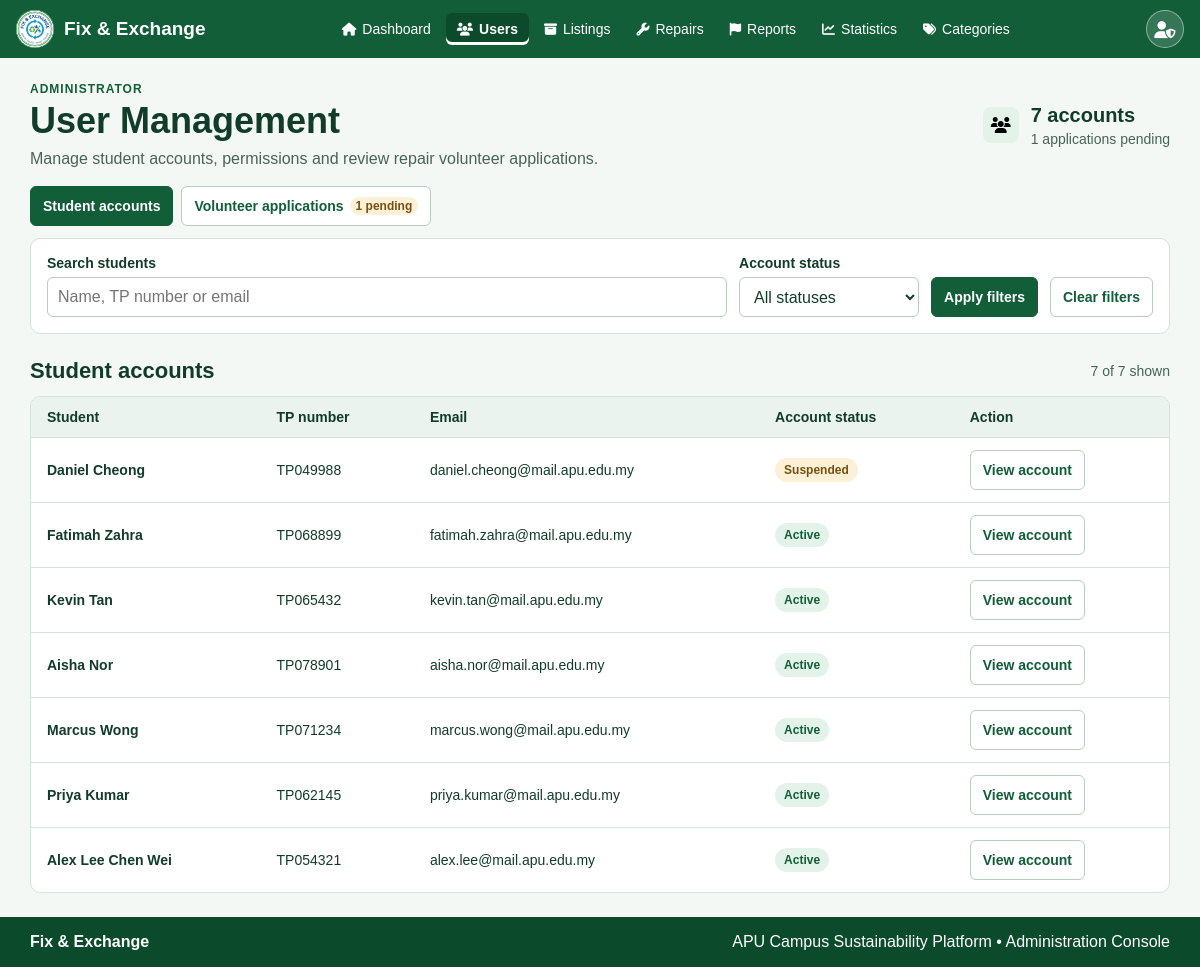
/src/admin/adminUsers.php (signed in), run on the app's committed database.
### tables this page shows
CREATE TABLE IF NOT EXISTS users (
    user_id INT AUTO_INCREMENT PRIMARY KEY,
    full_name VARCHAR(100) NOT NULL,
    email VARCHAR(255) NOT NULL UNIQUE,
    password_hash VARCHAR(255) NOT NULL,
    role VARCHAR(20) NOT NULL DEFAULT 'Student',
     
    account_status VARCHAR(20) NOT NULL DEFAULT 'Active',
    total_points INT NOT NULL DEFAULT 0,
    created_at DATETIME NOT NULL DEFAULT CURRENT_TIMESTAMP,
    tp_number VARCHAR(20) NOT NULL UNIQUE,
    phone_number VARCHAR(30),
    intake_code VARCHAR(50),
    academic_program VARCHAR(100)
);

### includes/auth-check.php (called while the page is built, shortened)
<?php
if (!function_exists('escape_html')) {
    function escape_html($text): string
    {
        return htmlspecialchars((string) $text, ENT_QUOTES, 'UTF-8');
    }
}

### src/admin/adminUsers.php (the view, shortened to what this page needs)
<?php
require __DIR__ . '/../../includes/auth-check.php';
require __DIR__ . '/../../includes/admin-helpers.php';
$studentAccounts = [];
$volunteerApplications = [];
$studentsQuery = mysqli_query(
    $conn,
    "SELECT user_id, full_name, tp_number, email, phone_number, intake_code, academic_program, account_status, total_points, created_at
     FROM users
     WHERE role = 'Student'
     ORDER BY user_id DESC"
);
while ($row = mysqli_fetch_assoc($studentsQuery)) {
    $studentAccounts[] = $row;
}
$volunteersQuery = mysqli_query(
    $conn,
    "SELECT v.volunteer_id, v.user_id, v.skills_description, v.approval_status, v.approved_at,
            u.full_name, u.tp_number, u.email, u.phone_number, u.intake_code, u.academic_program
     FROM volunteer_profiles v
     JOIN users u ON u.user_id = v.user_id
     ORDER BY FIELD(v.approval_status, 'Pending', 'Approved', 'Rejected'), v.volunteer_id DESC"
);
while ($row = mysqli_fetch_assoc($volunteersQuery)) {
    $volunteerApplications[] = $row;
}
$showApplications = ($_GET['view'] ?? '') === 'applications';
$view = $showApplications ? 'applications' : 'accounts';
$records = $showApplications ? $volunteerApplications : $studentAccounts;
$listTitle = $showApplications ? 'Volunteer applications' : 'Student accounts';
$nameLabel = $showApplications ? 'Applicant' : 'Student';
$informationLabel = $showApplications ? 'Skills' : 'Email';
$statusLabel = $showApplications ? 'Approval status' : 'Account status';
$idField = $showApplications ? 'volunteer_id' : 'user_id';
$informationField = $showApplications ? 'skills_description' : 'email';
$statusField = $showApplications ? 'approval_status' : 'account_status';
$statuses = $showApplications ? ['Pending', 'Approved', 'Rejected'] : ['Active', 'Suspended', 'Disabled'];
$pendingCount = 0;
foreach ($volunteerApplications as $application) {
    if ($application['approval_status'] === 'Pending') {
        $pendingCount++;
    }
}
$search = trim($_GET['q'] ?? '');
$status = $_GET['status'] ?? '';
if (!in_array($status, $statuses, true)) {
    $status = '';
}
$filteredRecords = [];
foreach ($records as $record) {
    $searchText = $record['full_name'] . ' ' . $record['tp_number'] . ' ' . ($record[$informationField] ?? '');
    $matchesSearch = $search === '' || stripos($searchText, $search) !== false;
    $matchesStatus = $status === '' || $record[$statusField] === $status;
    if ($matchesSearch && $matchesStatus) {
        $filteredRecords[] = $record;
    }
}
$tabUrl = $showApplications ? 'adminUsers.php?view=applications' : 'adminUsers.php';
$resultsUrl = 'adminUsers.php?' . http_build_query(['view' => $view, 'q' => $search, 'status' => $status]);
?>
<main class="dashboardMain">
    <div class="usersPageHeading">
        <div>
            <p class="usersPageLabel">Administrator</p>
            <h1>User Management</h1>
            <p>Manage student accounts, permissions and review repair volunteer applications.</p>
        </div>
        <div class="usersTotals">
            <span class="summaryIcon<?= $showApplications ? ' applicationIcon' : '' ?>" aria-hidden="true">
                <i class="fa-solid fa-users"></i>
            </span>
            <div>
                <strong><?= $showApplications ? $pendingCount . ' pending' : count($studentAccounts) . ' accounts' ?></strong>
                <small><?= $showApplications ? 'Applications awaiting review' : $pendingCount . ' applications pending' ?></small>
            </div>
        </div>
    </div>
    <div class="usersTabs">
        <a href="adminUsers.php" <?= $showApplications ? '' : 'aria-current="page"' ?>>Student accounts</a>
        <a href="adminUsers.php?view=applications" <?= $showApplications ? 'aria-current="page"' : '' ?>>
            Volunteer applications
            <span class="usersPendingCount"><?= $pendingCount ?> pending</span>
        </a>
    </div>
    <form class="usersFilters" action="adminUsers.php" method="get">
        <div class="usersSearch">
            <label for="userSearch"><?= $showApplications ? 'Search applicants' : 'Search students' ?></label>
            <input id="userSearch" type="search" name="q"
                   value="<?= escape_html($search) ?>"
                   placeholder="<?= $showApplications ? 'Name, TP number or skills' : 'Name, TP number or email' ?>">
        </div>
        <div class="usersStatusFilter">
            <label for="userStatus"><?= escape_html($statusLabel) ?></label>
            <select id="userStatus" name="status">
                <option value="">All statuses</option>
            </select>
        </div>
        <button class="usersButton usersApplyButton" type="submit">Apply filters</button>
        <a class="usersButton" href="<?= escape_html($tabUrl) ?>">Clear filters</a>
    </form>
    <section class="usersResults" id="userResults">
        <div class="usersResultsHeading">
            <h2><?= escape_html($listTitle) ?></h2>
            <span><?= count($filteredRecords) ?> of <?= count($records) ?> shown</span>
        </div>
        <?php if (empty($filteredRecords)): ?>
            <p class="usersEmpty">
                <?php if ($search !== '' || $status !== ''): ?>
                    No <?= strtolower($listTitle) ?> match your filters.
                <?php else: ?>
                    No <?= strtolower($listTitle) ?> available yet.
                <?php endif; ?>
            </p>
        <?php else: ?>
            <div class="usersTableContainer">
                <table class="usersTable">
                    <thead>
                        <tr>
                            <th scope="col"><?= escape_html($nameLabel) ?></th>
                            <th scope="col">TP number</th>
                            <th scope="col"><?= escape_html($informationLabel) ?></th>
                            <th scope="col"><?= escape_html($statusLabel) ?></th>
                            <th scope="col">Action</th>
                        </tr>
                    </thead>
                    <tbody>
                        <?php foreach ($filteredRecords as $record): ?>
                            <tr>
                                <th scope="row"><?= escape_html($record['full_name']) ?></th>
                                <td>
                                    <?= escape_html($record['tp_number']) ?>
                                </td>
                                <td>
                                    <?= escape_html(mb_strimwidth($record[$informationField] ?? '', 0, 45, '...')) ?>
                                </td>
                                <td>
                                    <span class="usersStatus <?= escape_html(strtolower($record[$statusField])) ?>">
                                        <?= escape_html($record[$statusField]) ?>
                                    </span>
                                </td>
                                <td>
                                    <a class="usersButton" href="<?= escape_html($resultsUrl . '&record=' . (int) $record[$idField]) ?>#recordDetails">
                                        <?php if (!$showApplications): ?>
                                            View account
                                        <?php elseif ($record['approval_status'] === 'Pending'): ?>
                                            Review application
                                        <?php else: ?>
                                            View application
                                        <?php endif; ?>
                                    </a>
                                </td>
                            </tr>
                        <?php endforeach; ?>
                    </tbody>
                </table>
            </div>
        <?php endif; ?>
    </section>
</main>

### data on the page
users: full_name "Daniel Cheong", tp_number "TP049988", email "daniel.cheong@mail.apu.edu.my", account_status "Suspended"
users: full_name "Fatimah Zahra", tp_number "TP068899", email "fatimah.zahra@mail.apu.edu.my", account_status "Active"
users: full_name "Kevin Tan", tp_number "TP065432", email "kevin.tan@mail.apu.edu.my", account_status "Active"
users: full_name "Aisha Nor", tp_number "TP078901", email "aisha.nor@mail.apu.edu.my", account_status "Active"
users: full_name "Marcus Wong", tp_number "TP071234", email "marcus.wong@mail.apu.edu.my", account_status "Active"
users: full_name "Priya Kumar", tp_number "TP062145", email "priya.kumar@mail.apu.edu.my", account_status "Active"
users: full_name "Alex Lee Chen Wei", tp_number "TP054321", email "alex.lee@mail.apu.edu.my", account_status "Active"

### other printed values
count($studentAccounts) "7"
$pendingCount "1"
escape_html($statusLabel) "Account status"
escape_html($listTitle) "Student accounts"
count($filteredRecords) "7"
count($records) "7"
escape_html($nameLabel) "Student"
escape_html($informationLabel) "Email"
